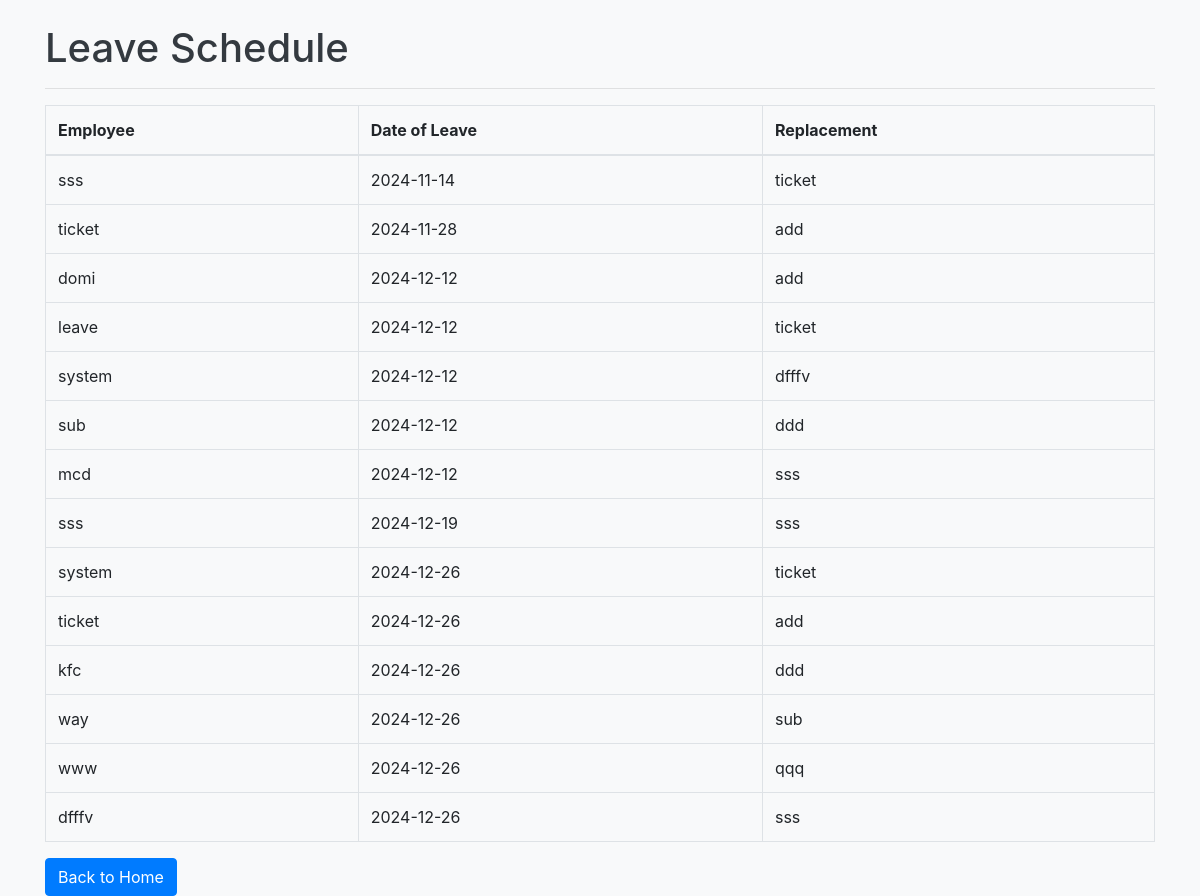
The app's page /leave_schedule with its own data.
### app.py (models this page shows)
class Employee(db.Model):
    id = db.Column(db.Integer, primary_key=True)
    name = db.Column(db.String(100))
    leaves = db.relationship('Leave', backref='employee', lazy=True)

### app.py (the view)
@app.route('/leave_schedule')
def leave_schedule():
    leaves = Leave.query.order_by(Leave.date).all()
    schedule = []
    for leave in leaves:
        employee = Employee.query.get(leave.employee_id)
        replacement = Replacement.query.filter_by(employee_on_leave_id=employee.id, date=leave.date).first()
        if replacement:
            replacement_employee = Employee.query.get(replacement.replacement_employee_id)
            replacement_name = replacement_employee.name
        else:
            replacement_name = 'No Replacement'
        schedule.append({
            'employee_name': employee.name,
            'date': leave.date.strftime('%Y-%m-%d'),
            'replacement_name': replacement_name
        })
    return render_template('leave_schedule.html', schedule=schedule)

### templates/leave_schedule.html (shortened to what this page needs)
<!DOCTYPE html>
<html lang="en">
<head>
    <link rel="stylesheet" href="https://maxcdn.bootstrapcdn.com/bootstrap/4.0.0/css/bootstrap.min.css">
    <link rel="stylesheet" href="{{ url_for('static', filename='css/styles.css') }}">
</head>
<body>
<div class="container">
    <h1 class="mt-4">Leave Schedule</h1>
    <hr>
    <table class="table table-bordered">
        <thead>
            <tr>
                <th>Employee</th>
                <th>Date of Leave</th>
                <th>Replacement</th>
            </tr>
        </thead>
        <tbody>
            {% for item in schedule %}
            <tr>
                <td>{{ item.employee_name }}</td>
                <td>{{ item.date }}</td>
                <td>{{ item.replacement_name }}</td>
            </tr>
            {% endfor %}
        </tbody>
    </table>
    <a href="/" class="btn btn-primary">Back to Home</a>
</div>
</body>
</html>

### static/css/styles.css (style rules this page uses)
body { background-color: #f8f9fa; }
h1 { color: #343a40; }

### records on screen
Employee: employee_name "sss", replacement_name "sss" "sss" "sss"
Employee: replacement_name "ticket" "ticket" "ticket", employee_name "ticket" "ticket"
Employee: replacement_name "add" "add" "add"
Employee: employee_name "domi"
Employee: employee_name "leave"
Employee: employee_name "system" "system"
Employee: replacement_name "dfffv", employee_name "dfffv"
Employee: employee_name "sub", replacement_name "sub"
Employee: replacement_name "ddd" "ddd"
Employee: employee_name "mcd"
Employee: employee_name "sss"
Employee: employee_name "kfc"
Employee: employee_name "way"
Employee: employee_name "www"
Employee: replacement_name "qqq"

### other values on screen
{{ item.date }} "2024-11-14" "2024-11-28" "2024-12-12" "2024-12-12" "2024-12-12" "2024-12-12" "2024-12-12" "2024-12-19" "2024-12-26" "2024-12-26" "2024-12-26" "2024-12-26" "2024-12-26" "2024-12-26"
